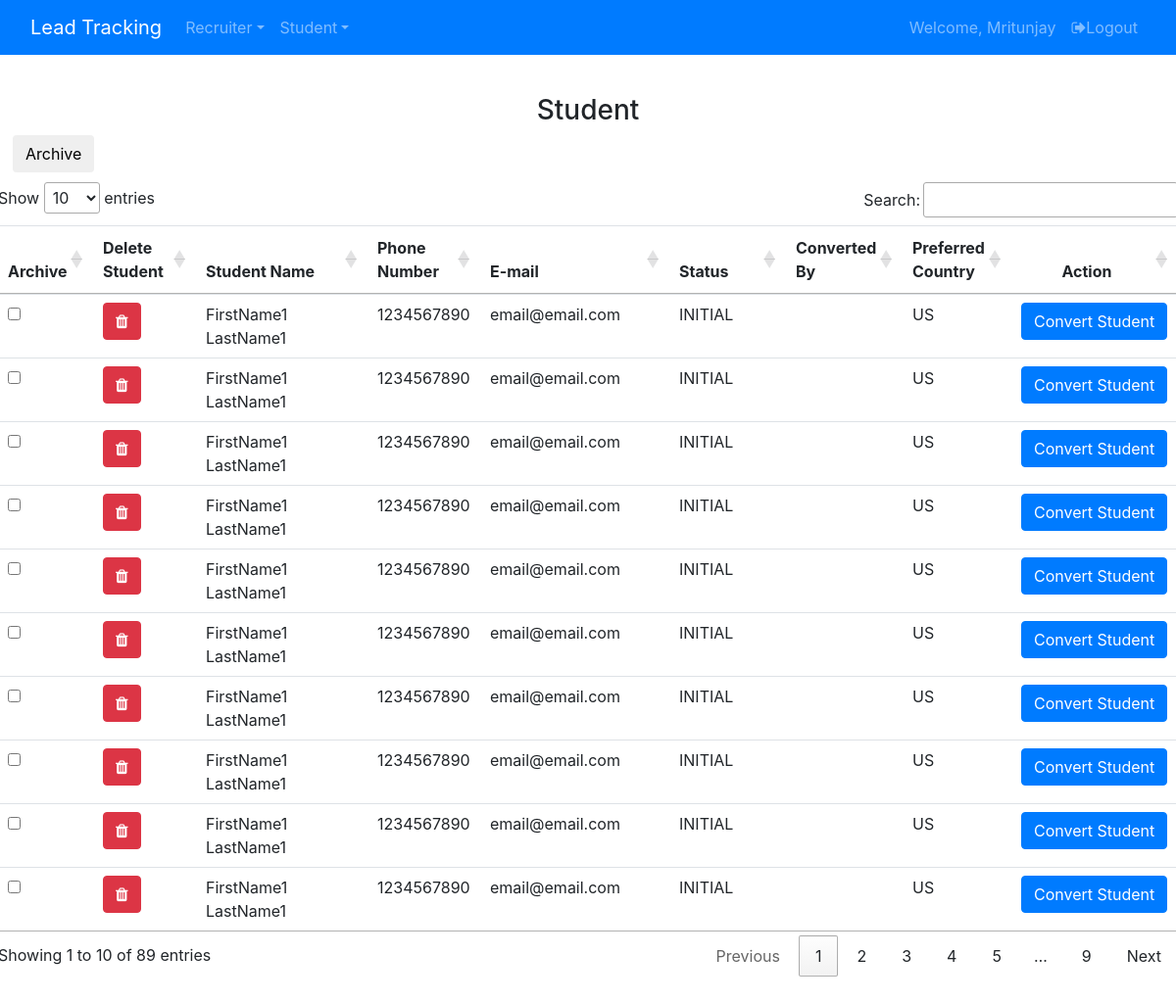
The app's page /home/ (signed in) with its own data.
### Recruiter/models.py (models this page shows)
class Student(models.Model):
    ID = models.AutoField(primary_key = True)
    FirstName = models.CharField(max_length=40)
    MiddleName = models.CharField(max_length=40, blank=True)
    LastName = models.CharField(max_length=40)
    Email = models.CharField(max_length=30, blank=True)
    PhoneNumber = models.CharField(max_length=50)
    Status = models.IntegerField(default=1)
    UserSavedBy = models.IntegerField(default=0)
    StatusChangedBy = models.CharField(max_length=100)
    country = CountryField(multiple=True)

### Recruiter/Views/RecruiterViews.py (the view)
# urls.py: path('home/', RecruiterViews.RecuriterHome, name='home'),
@login_required
def RecuriterHome(request):
    context = {
        "Student": StudentORM.objects.raw(StudentLogic.GetStudentSQL())
    }
    return render(request, 'Recruiter/home.html', context)

### Recruiter/LogicFiles/Student.py (called while the page is built)
def GetStudentSQL():
    query = """
        SELECT
            student.ID,
            student.FirstName || ' ' || student.MiddleName || '' ||student.LastName Name,
            student.Email,
            student.PhoneNumber,
            CASE student.Status
                WHEN 1 THEN 'INITIAL'
                WHEN 2 THEN 'CONVERTED'
                ELSE 'BLANK'
            END Status,
            student.statusChangedBy StatusChangedBy,
            student.country Country,
            0 Button
        FROM
            Recruiter_student student;
    """
    return query

### Recruiter/Templates/Recruiter/home.html (shortened to what this page needs)
{% extends 'DefaultTemplates/base.html' %}
{% load static %}
{% block LeftNavBar %}
    {% if ShowArchiveStudents %}
        <li class="nav-item"><a class="nav-link nav-link" href=" {% url 'Recruiter:home' %} "><span class="fa fa-home"></span> Home</a></li>
    {% else %}
        {% if request.user.is_superuser %}
                <li class="dropdown">
                    <a id="RecruiterDropdown" class="dropdown-toggle nav-link" role="button" data-toggle="dropdown" href="#">Recruiter</a>
                </li>
                <li class="nav-item dropdown">
                    <a id="StudentNavBarDropDown" class="nav-link dropdown-toggle" role="button" data-toggle="dropdown" href="#">Student</a>
                </li>
        {% endif %}
    {% endif %}
{% endblock %}
{% block RightNavBar %}
    {% if request.session.fName %}
        <li class="nav-item"><a class="nav-link nav-link">Welcome, {{ request.session.fName }}</a></li>
    {% endif %}
    <li class="nav-item"><a class="nav-link nav-link" href="{% url 'Recruiter:logout'%}"><span class="fa fa-sign-out"></span>Logout</a></li>
{% endblock %}
{% block content %}
<div>
    {% if Student %}
    {% if ShowArchiveStudents %}
        <h3 class="" style="text-align:center">Archive Student</h3>
    {% else %}
        <h3 class="" style="text-align:center">Student</h3>
    {% endif %}
    <div class="container-fluid pull-left">
        {% if ShowArchiveStudents %}
            <button type="button" id="removeArchiveButton" class="btn" onclick="javascript:RemoveStudentFromArchive();">Remove Archive</button>
        {% else %}
            <button type="button" id="ArchiveButton" class="btn" onclick="javascript:MarkArchive();">Archive</button>
        {% endif %}
    </div>
    <br>
    <br>
    <table class="table table-hover table-responsive" id="HomeStudentTable">
    <thead>
        <tr>
            <th>Archive</th>
            {% if request.user.is_superuser %}
                <th style="width:75px">Delete Student</th>
            {% endif %}
            <th style="width:200px">Student Name</th>
            <th>Phone Number</th>
            <th>E-mail</th>
            <th>Status</th>
            {% if request.user.is_superuser %}
                <th>Converted By</th>
            {% endif %}
            <th style="width:75px">Preferred Country</th>
            {% if ShowArchiveStudents == false %}
                <th style="text-align:center">Action</th>
            {% endif %}
        </tr>
    </thead>
    <tbody>
    {% for student in Student %}
        <tr id = {{ student.ID }} class="studentID" >
            <td id="archiveChkBox"><input type="checkbox"></td>
            {%  if request.user.is_superuser %}
                <td><button type="button" class="btn btn-danger" onclick="confirmBeforeDelete('{%url 'Recruiter:delete-student' %}?studentId={{ student.ID }}')"><span class="fa fa-trash"></span></button></td>
            {% endif %}
            <td>{{ student.Name }}</td>
            <td>{{ student.PhoneNumber }}</td>
            <td>{{ student.Email }}</td>
            <td>{{ student.Status }}</td>
            {% if request.user.is_superuser %}
                <td>{{ student.StatusChangedBy }}</td>
            {% endif %}
            <td>{{ student.Country }}</td>
            {% if ShowArchiveStudents == false %}
                {%  if student.Status == 'INITIAL' %}
                    <td> <button class="btn btn-primary" onclick=" RedirectToURL('{% url 'Recruiter:convert-student' %}?studentId={{ student.ID }}&user_first_name={{ request.session.fName }}&user_last_name={{ request.session.lName }}')" style="color:white">Convert Student</button></td>
                {% endif %}
            {% endif %}
        </tr>
    {% endfor %}
    </tbody>
    </table>
    {% else %}
        <h4 style="text-align:center">No Student available</h4>
    {% endif %}
</div>
{% endblock %}

### records on screen
Student: Name "FirstName1 LastName1", PhoneNumber "1234567890", Email "email@email.com", Status "INITIAL", Country "US"
Student: Name "FirstName1 LastName1", PhoneNumber "1234567890", Email "email@email.com", Status "INITIAL", Country "US"
Student: Name "FirstName1 LastName1", PhoneNumber "1234567890", Email "email@email.com", Status "INITIAL", Country "US"
Student: Name "FirstName1 LastName1", PhoneNumber "1234567890", Email "email@email.com", Status "INITIAL", Country "US"
Student: Name "FirstName1 LastName1", PhoneNumber "1234567890", Email "email@email.com", Status "INITIAL", Country "US"
Student: Name "FirstName1 LastName1", PhoneNumber "1234567890", Email "email@email.com", Status "INITIAL", Country "US"
Student: Name "FirstName1 LastName1", PhoneNumber "1234567890", Email "email@email.com", Status "INITIAL", Country "US"
Student: Name "FirstName1 LastName1", PhoneNumber "1234567890", Email "email@email.com", Status "INITIAL", Country "US"
Student: Name "FirstName1 LastName1", PhoneNumber "1234567890", Email "email@email.com", Status "INITIAL", Country "US"
Student: Name "FirstName1 LastName1", PhoneNumber "1234567890", Email "email@email.com", Status "INITIAL", Country "US"

### other values on screen
{{ request.session.fName }} "Mritunjay"
